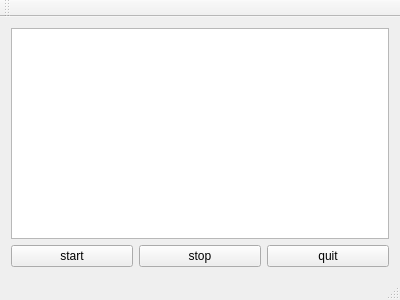
<?xml version="1.0" encoding="UTF-8"?>
<ui version="4.0">
 <class>MainWindow</class>
 <widget class="QMainWindow" name="MainWindow">
  <property name="geometry">
   <rect>
    <x>0</x>
    <y>0</y>
    <width>400</width>
    <height>300</height>
   </rect>
  </property>
  <property name="windowTitle">
   <string>MainWindow</string>
  </property>
  <widget class="QWidget" name="centralWidget">
   <layout class="QGridLayout" name="gridLayout">
    <item row="0" column="0" colspan="3">
     <widget class="QTextEdit" name="textEdit"/>
    </item>
    <item row="1" column="0">
     <widget class="QPushButton" name="startButton">
      <property name="text">
       <string>start</string>
      </property>
     </widget>
    </item>
    <item row="1" column="1">
     <widget class="QPushButton" name="stopButton">
      <property name="text">
       <string>stop</string>
      </property>
     </widget>
    </item>
    <item row="1" column="2">
     <widget class="QPushButton" name="quitButton">
      <property name="text">
       <string>quit</string>
      </property>
     </widget>
    </item>
   </layout>
  </widget>
  <widget class="QMenuBar" name="menuBar">
   <property name="geometry">
    <rect>
     <x>0</x>
     <y>0</y>
     <width>400</width>
     <height>23</height>
    </rect>
   </property>
  </widget>
  <widget class="QToolBar" name="mainToolBar">
   <attribute name="toolBarArea">
    <enum>TopToolBarArea</enum>
   </attribute>
   <attribute name="toolBarBreak">
    <bool>false</bool>
   </attribute>
  </widget>
  <widget class="QStatusBar" name="statusBar"/>
 </widget>
 <layoutdefault spacing="6" margin="11"/>
 <resources/>
 <connections/>
</ui>
